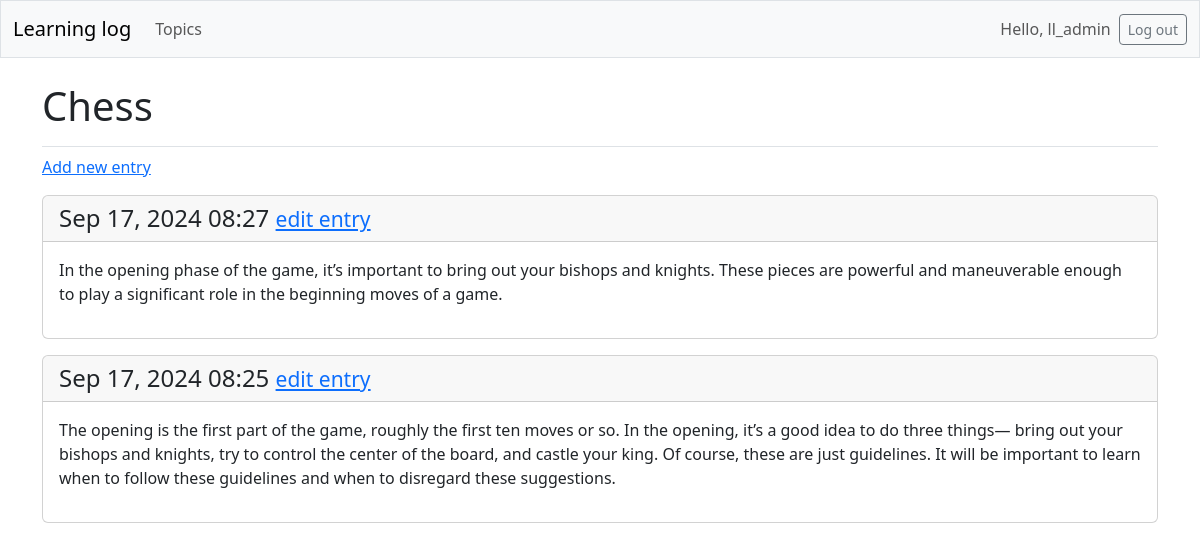
The page /topics/1/ (signed in) on the database its author committed.
### learning_logs/models.py (models this page shows, shortened)
class Topic(models.Model):
    text = models.CharField(max_length=200)
    date_added = models.DateTimeField(auto_now_add=True)
    owner = models.ForeignKey(User, on_delete=models.CASCADE)

class Entry(models.Model):
    topic = models.ForeignKey(Topic, on_delete=models.CASCADE)
    text = models.TextField()
    date_added = models.DateTimeField(auto_now_add=True)
    class Meta:
        verbose_name_plural = 'entries'

### learning_logs/views.py (the view)
# urls.py: path('topics/<int:topic_id>/', views.topic, name='topic'),
@login_required
def topic(request, topic_id):
    topic = Topic.objects.get(id=topic_id)
    check_topic_owner(topic.owner, request.user)
    entries = topic.entry_set.order_by('-date_added')
    context = {'topic': topic, 'entries': entries}
    return render(request, 'learning_logs/topic.html', context)

### learning_logs/views.py (called while the page is built)
def check_topic_owner(topic_owner, logged_user):
    if topic_owner != logged_user:
        raise Http404

### learning_logs/templates/learning_logs/topic.html
{% extends 'learning_logs/base.html' %}
{% block page_header %}
    <h1>{{ topic.text }}</h1>
{% endblock page_header %}
{% block content %}
<p>
    <a href="{% url 'learning_logs:new_entry' topic.id %}">Add new entry</a>
</p>
{% for entry in entries %}
    <div class="card mb-3">
        <h4 class="card-header">
            {{ entry.date_added|date:'M d, Y H:i' }}
            <small><a href="{% url 'learning_logs:edit_entry' entry.id %}">
                edit entry</a></small>
        </h4>
        <div class="card-body">{{ entry.text|linebreaks }}</div>
    </div>
{% empty %}
    <p>There are no entries for this topic yet.</p>
{% endfor %}
{% endblock content %}

### learning_logs/templates/learning_logs/base.html (shortened to what this page needs)
<!doctype html>
<html lang="en">
<head>
    {% load django_bootstrap5 %}
    {% bootstrap_css %}
</head>
<body>
    <nav class="navbar navbar-expand-md navbar-light bg-light mb-4 border">
        <div class="container-fluid">
            <a class="navbar-brand" href="{% url 'learning_logs:index'%}">
                Learning log</a>
            <div class="collapse navbar-collapse" id="navbarCollapse">
                <ul class="navbar-nav me-auto mb-2 mb-md-0">
                    <li class="nav-item">
                        <a class="nav-link" href="{% url 'learning_logs:topics' %}">
                            Topics</a></li>
                </ul>
                <ul class="navbar-nav ms-auto mb-2 mb-md-0">
                    {% if user.is_authenticated %}
                        <li class="nav-item">
                            <span class="navbar-text me-2">Hello, {{ user.username }}
                                </span></li>
                    {% endif %}
                </ul>
                {% if user.is_authenticated %}
                    <form action="{% url 'accounts:logout' %}" method="post">
                        <button name="submit" class="btn btn-outline-secondary btn-sm">
                            Log out</button>
                    </form>
                {% endif %}
            </div>
        </div>
    </nav>
    <main class="container">
        <div class="pb-2 mb-2 border-bottom">
            {% block page_header %}{% endblock page_header %}
        </div>
        <div>
            {% block content %}{% endblock content %}
        </div>
    </main>
</body>
</html>

### rows shown on the page
Topic: text "Chess"
Entry: date_added "Sep 17, 2024 08:27", text "In the opening phase of the game, it’s important to bring out your bishops and knights. These pieces are powerful and maneuverable enough to play a significant role in the beginning moves of a game."
Entry: date_added "Sep 17, 2024 08:25", text "The opening is the first part of the game, roughly the first ten moves or so. In the opening, it’s a good idea to do three things— bring out your bishops and knights, try to control the center of the board, and castle your king. Of course, these are just guidelines. It will be important to learn when to follow these guidelines and when to disregard these suggestions."

### other values the page prints
{{ user.username }} "ll_admin"
